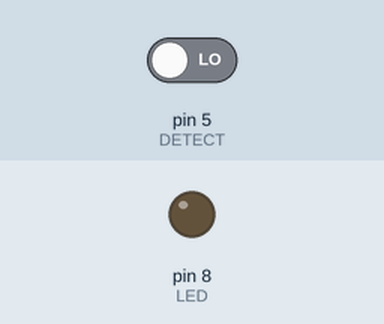
This sketch was run on a simulated Arduino Uno, built with avr-gcc and run on an emulated ATmega328P. On the bench: output pins drawn as LEDs (lit = HIGH). Inputs (shaded band) come from the test bench; at power-on: pin 5 (DETECT) LOW. What the sketch prints to the serial monitor is not drawn.

Above: at 1.2 s.
1.3 s: pin 5 (DETECT) driven HIGH
At 1.44 s:
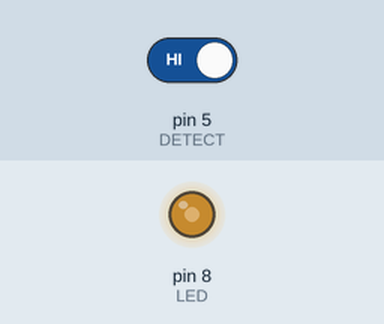
4.3 s: pin 5 (DETECT) driven LOW
At 5.7 s:
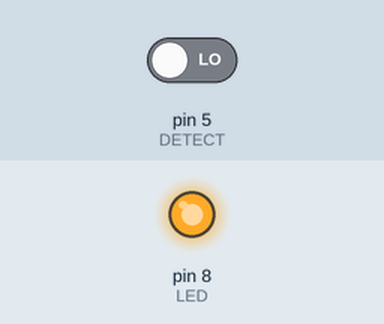
Timing chart, 0 to 7.3 s (numbered marks = the images above; inputs shaded):
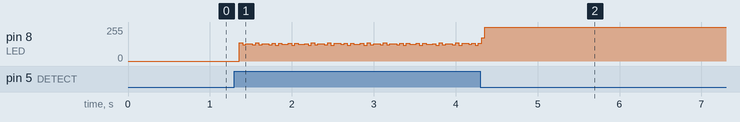

The sketch:

arduino_detect_movement.ino
```cpp
#define LED 8
#define DETECT 5

int movement = 0;

void setup() {
  Serial.begin(9600);
  pinMode(DETECT, INPUT);
  pinMode(LED,OUTPUT);

}

void loop() {
  int state = digitalRead(DETECT);
  Serial.println(state);
  if(state == 1){
    movement = !movement;
  }
  if(movement == 1){
    digitalWrite(LED,HIGH);
  }
  else{
    digitalWrite(LED,LOW);
  }
}
```
